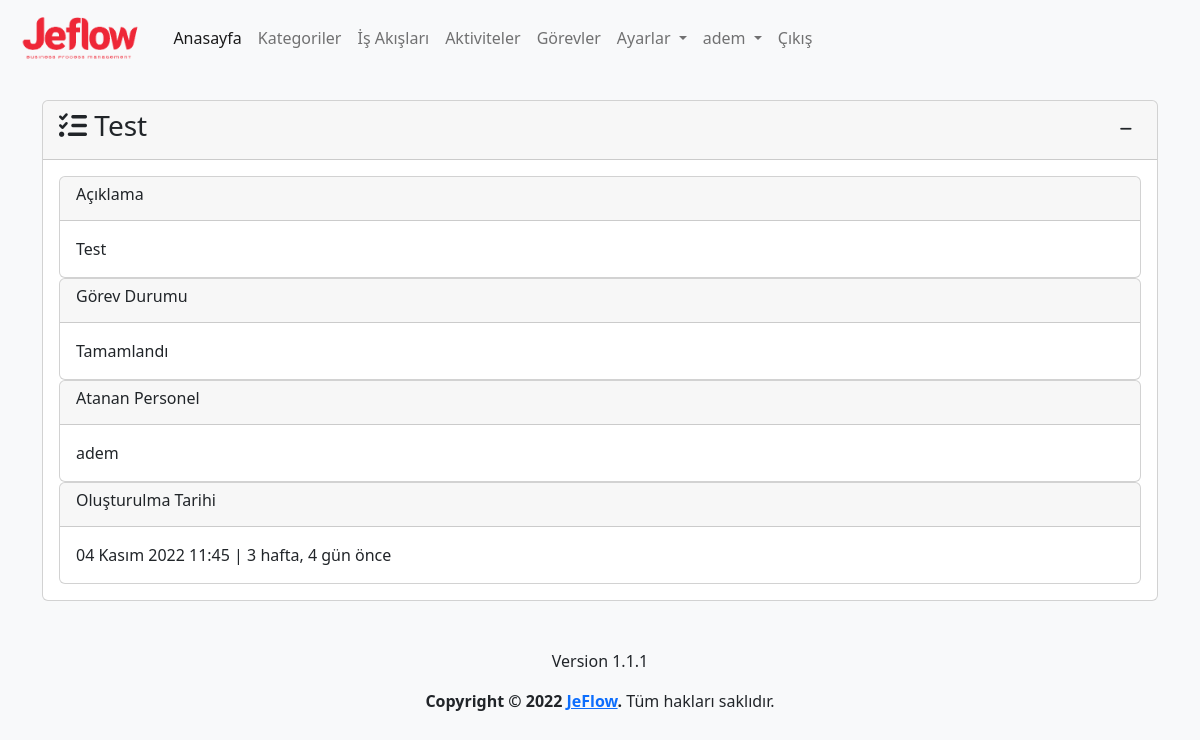
The page /task/2/detail (signed in) on the database its author committed.
### app/models.py (models this page shows, shortened)
class Task(models.Model):
    process=models.ForeignKey(Process,on_delete=models.CASCADE,verbose_name='İş Adı')
    name=models.CharField(max_length=500,verbose_name='Görev Adı')
    description=models.TextField(verbose_name='Görev Açıklaması', blank=True, null=True)
    state=models.ForeignKey(State, on_delete=models.SET_NULL,verbose_name='Durum', blank=True, null=True)
    assigned_user=models.ForeignKey(User,on_delete=models.SET_NULL,related_name='assigned_user',verbose_name='Atanan Personel', blank=True, null=True)
    file=models.FileField(upload_to='task_files/%Y/%m/%d/', verbose_name='Dosya', blank=True, null=True)
    created_date=models.DateTimeField(auto_now_add=True, verbose_name='Oluşturulma Tarihi')
    user=models.ForeignKey(User,on_delete=models.CASCADE,verbose_name='Kullanıcı', blank=True, null=True)
    class Meta:
        verbose_name='Görev'
        verbose_name_plural='Görevler'

class State(models.Model):
    name=models.CharField(max_length=100,verbose_name='Durum')
    description=models.TextField(verbose_name='Açıklama', blank=True, null=True)
    color=ColorField(default='#FFFFFF',verbose_name='Renk')
    created_date=models.DateTimeField(auto_now_add=True, verbose_name='Oluşturulma Tarihi', blank=True, null=True)
    user=models.ForeignKey(User,on_delete=models.PROTECT,verbose_name='Kullanıcı', blank=True, null=True)
    class Meta:
        verbose_name='Durum'
        verbose_name_plural='Durumlar'

### app/views.py (the view)
# urls.py: path('task/<int:task_id>/detail', views.task_detail, name='task_detail'),
@login_required(login_url='/user/login/')
def task_detail(request,task_id):
    task=get_object_or_404(Task,pk=task_id)
    context={
        'task':task,
    }
    return render(request,'app/task_detail.html',context)

### templates/app/task_detail.html (shortened to what this page needs)
{% extends 'layout.html' %}
{% load humanize %}
{% block content %}
{% load crispy_forms_tags %}
<div class="row mt-3">
    <div class="col-md-12">
        <div class="card">
            <div class="card-header">
                <h3 class="card-title">
                    <i class="fa-solid fa-list-check"></i>
                    {{ task.name }}
                    <div class="float-end">
                        <button class="btn btn-sm" type="button" data-bs-toggle="collapse"
                            data-bs-target="#collapseTask" aria-expanded="false" aria-controls="collapseTask">
                            <i class="fa-solid fa-minus"></i>
                        </button>
                    </div>
                </h3>
            </div>
            <div class="collapse show" id="collapseTask">
                <div class="card-body">
                    <div class="card">
                        <div class="card-header">
                            <h6 class="card-title">Açıklama</h6>
                        </div>
                        <div class="card-body">
                            {% if task.description %}
                            {{ task.description | safe }}
                            {% else %}
                            Bulunamadı.
                            {% endif %}
                        </div>
                    </div>
                    <div class="card">
                        <div class="card-header">
                            <h6 class="card-title">Görev Durumu</h6>
                        </div>
                        <div class="card-body">
                            {{ task.state.name }}
                        </div>
                    </div>
                    <div class="card">
                        <div class="card-header">
                            <h6 class="card-title">Atanan Personel</h6>
                        </div>
                        <div class="card-body">
                            {% if task.assigned_user %}
                            {{ task.assigned_user.username }}
                            {% else %}
                            Bulunamadı.
                            {% endif %}
                        </div>
                    </div>
                    <div class="card">
                        <div class="card-header">
                            <h6 class="card-title">Oluşturulma Tarihi</h6>
                        </div>
                        <div class="card-body">
                            {{ task.created_date }} | {{ task.created_date | timesince}} önce
                        </div>
                    </div>
                </div>
            </div>
        </div>
    </div>
</div>
{% endblock %}

### templates/layout.html (shortened to what this page needs)
{% load static %}
<!doctype html>
<html lang="tr">
<head>
  <link href="https://cdn.jsdelivr.net/npm/bootstrap@5.2.2/dist/css/bootstrap.min.css" rel="stylesheet"
>
  <link rel="stylesheet" href="{% static 'css/jeflow.css' %}">
  <link href="https://cdn.jsdelivr.net/npm/summernote@0.8.18/dist/summernote-lite.min.css" rel="stylesheet">
  <link href="https://cdn.jsdelivr.net/npm/select2@4.1.0-rc.0/dist/css/select2.min.css" rel="stylesheet" />
  <link rel="stylesheet" type="text/css" href="https://cdn.datatables.net/1.12.1/css/dataTables.bootstrap5.min.css">
  <link rel="stylesheet" type="text/css"
    href="https://cdn.datatables.net/responsive/2.3.0/css/responsive.dataTables.min.css">
  <link rel="stylesheet" type="text/css" href="https://cdn.datatables.net/buttons/2.2.3/css/buttons.bootstrap5.min.css">
</head>
<body class="bg-light">
  <header>
    <nav class="navbar navbar-expand-lg bg-light">
      <div class="container-fluid">
        <a class="navbar-brand" href="{% url 'index' %}">
          <img class="logo" src="{% static 'img/logo-text.png' %}" alt="JeFlow">
        </a>
        <div class="collapse navbar-collapse" id="navbarNavDropdown">
          <ul class="navbar-nav">
            <li class="nav-item">
              <a class="nav-link active" aria-current="page" href="{% url 'index' %}">Anasayfa</a>
            </li>
            {% if user.is_authenticated %}
            <li class="nav-item">
              <a class="nav-link" href="{% url 'category' %}">Kategoriler</a>
            </li>
            <li class="nav-item">
              <a class="nav-link" href="{% url 'process' %}">İş Akışları</a>
            </li>
            <li class="nav-item">
              <a class="nav-link" href="{% url 'activity' %}">Aktiviteler</a>
            </li>
            <li class="nav-item">
              <a class="nav-link" href="{% url 'task' %}">Görevler</a>
            </li>
            <li class="nav-item dropdown">
              <a class="nav-link dropdown-toggle" href="{% url 'settings' %}" role="button" data-bs-toggle="dropdown"
                aria-expanded="false">
                Ayarlar
              </a>
            </li>
            <li class="nav-item dropdown">
              <a class="nav-link dropdown-toggle" href="{% url 'profile' %}" role="button" data-bs-toggle="dropdown"
                aria-expanded="false">
                {{ user }}
              </a>
            </li>
            <li class="nav-item">
              <a class="nav-link" href="javascript:{document.getElementById('logout').submit()}">Çıkış</a>
            </li>
            {% else %}
            <li class="nav-item">
              <a class="nav-link" href="{% url 'register' %}">Kayıt Ol</a>
            </li>
            {% endif %}
          </ul>
        </div>
      </div>
    </nav>
  </header>
  <main>
    <div class="container mt-4">
      {% block content %}
      {% endblock %}
    </div>
  </main>
  <footer class="mt-5">
    <div class="d-flex flex-column justify-content-center align-items-center">
      <p>Version 1.1.1</p>
      <p><strong>Copyright &copy; 2022 <a href="{% url 'index' %}">JeFlow</a>.</strong> Tüm hakları saklıdır.</p>
    </div>
  </footer>
</body>
</html>

### static/css/jeflow.css (style rules this page uses)
img.logo { height: 50px; }

### rows shown on the page
Task: name "Test", description "Test", state.name "Tamamlandı", assigned_user.username "adem", created_date "04 Kasım 2022 11:45", created_date "3 hafta, 4 gün"

### other values the page prints
{{ user }} "adem"
